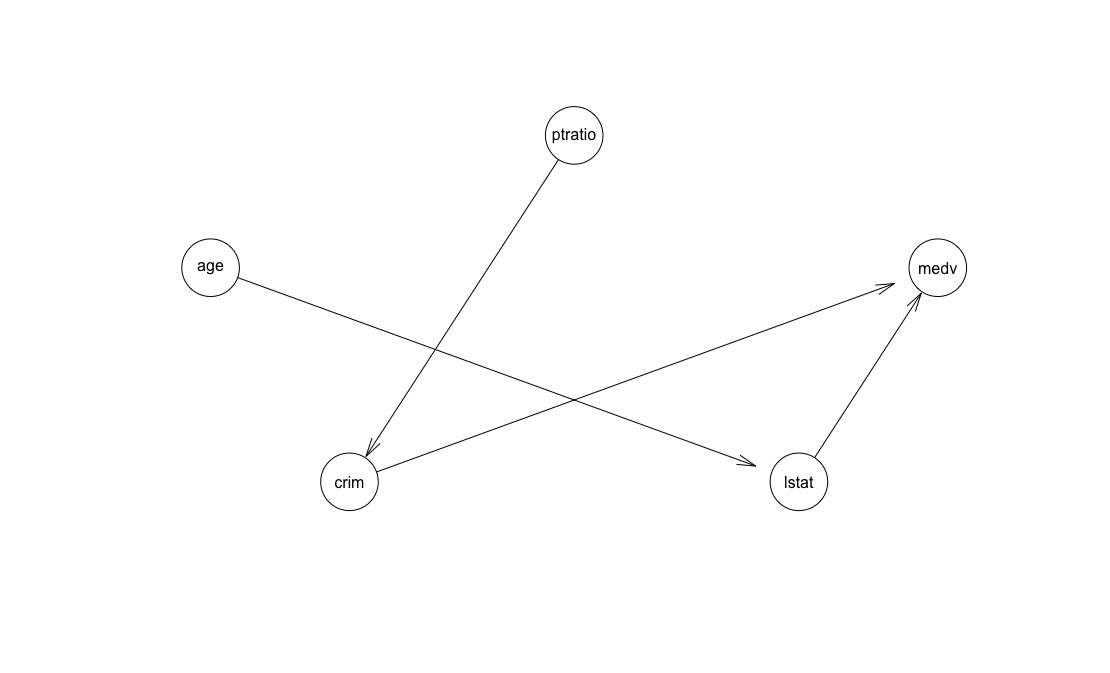

This figure's R source:
##################################################################################################
#This is a first example of a Bayesian Network in the course Data mining at Linköping University.#
##################################################################################################

#source("http://bioconductor.org/biocLite.R")
#biocLite(c("graph", "RBGL", "Rgraphviz"))
#(To make gRain work)


#Setup:
library(gRain)
library(bnlearn)
data(Boston)
feat<-c("ptratio","crim","age","lstat","medv")
#bnlearn::discretize(as.data.frame(Boston[,feat]),breaks=2,method="quantile")->disc.boston
#we decided to do this manually(using the same values) since we need good labels:
disc.boston<-Boston[,feat]
borders<-c(19.1,0.257,77.5,11.4,21.2)
for(i in 1:5){
  factor(ifelse(disc.boston[,i]<borders[i],0,1))->disc.boston[,i]
}
#start creating network
dag <- model2network("[ptratio][age][crim|ptratio][lstat|age][medv|crim:lstat]")
bn.mle<-bn.fit(dag,data=disc.boston,method="mle")
graphviz.plot(dag)
#Test some properties
  #Markov blankets: 
mb(dag,node="ptratio")
mb(dag,node="lstat")
  #Conditional independency:
ci.test("medv","ptratio",data=disc.boston)
ci.test("medv","ptratio","crim",data=disc.boston)
ci.test("age","crim",data=disc.boston)
  #testing all nodes:
arc.strength(dag,data=disc.boston)
  #all edges are significant.
  #Test d-separation (note: only per our definition, since the BN is given by us)
dsep(dag,"medv","age","lstat")  #Chain connection
dsep(dag,"medv","age")          #Unconditioned gives false
#Inference:
#We are interested in queries here, e.g. what is the prob. of high medv given low lstat and high crim?
junction<-compile(as.grain(bn.mle))     #converts from bn-form to work with gRain
junction
querygrain(junction,nodes="medv")
querygrain(junction,nodes=c("medv","ptratio"),type="joint")
cond<-setEvidence(junction,nodes=c("lstat","age","ptratio","crim"),states=c("1","1","1","1"))
querygrain(cond,nodes=c("medv"))


blacks<-matrix(c("CRIM","LSTAT","NOX","B","INDUS","LSTAT","INDUS","DIS","B","CRIM"),ncol=2,byrow=FALSE)
fast.iamb(house[,reals],blacklist = blacks)->dag1
plot(dag1)
bn.fit(dag1,data=house[,reals])->fit1
fit1$CRIM
library(rbmn)
?rbmn
rbmn(blacks)


par(mfrow=c(2,3))
for(el in feat){hist(house[,el],main=el,breaks=50)}
par(mfrow=c(1,1))

plot(dag.bnlearn)
dsep(dag.bnlearn,"MEDV","AGE")

house.cor<-cor(house[,feat])

inv.cor<-cor2pcor(house.cor)
colnames(inv.cor)<-colnames(house[,feat])
inv.cor
corrplot(inv.cor,type="upper")
